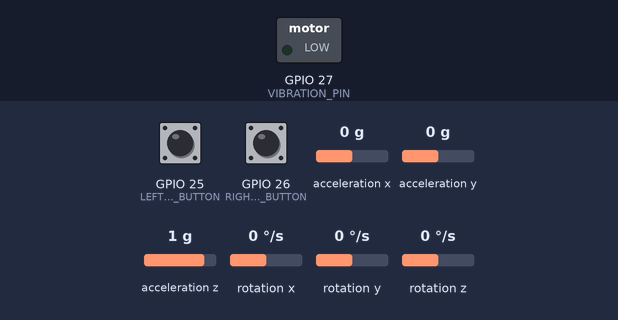
A sketch run on a simulated ESP32. Parts: switched loads named in the sketch (green lamp = pin HIGH). Wiring (inferred from the names in the program): MPU-6050 motion sensor at I2C address 0x68. Dashed ring = blinking. The test bench sets the inputs (shaded band); at power-on: GPIO 25 (LEFT_CLICK_BUTTON) HIGH, GPIO 26 (RIGHT_CLICK_BUTTON) HIGH, acceleration x 0 g, acceleration y 0 g, acceleration z 1 g, rotation x 0 °/s, rotation y 0 °/s, rotation z 0 °/s. USB keyboard and mouse output is not drawn; what the sketch prints to the serial monitor is not drawn.

Above: at 4.4 s.
4.5 s: GPIO 25 (LEFT_CLICK_BUTTON) pulled LOW for 1 s
At 4.68 s:
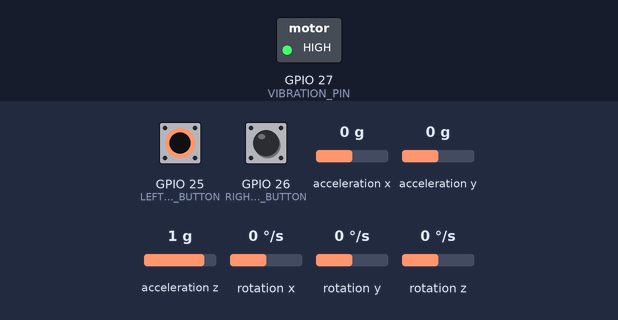
7.5 s: GPIO 26 (RIGHT_CLICK_BUTTON) pulled LOW for 3.2 s
At 11.5 s:
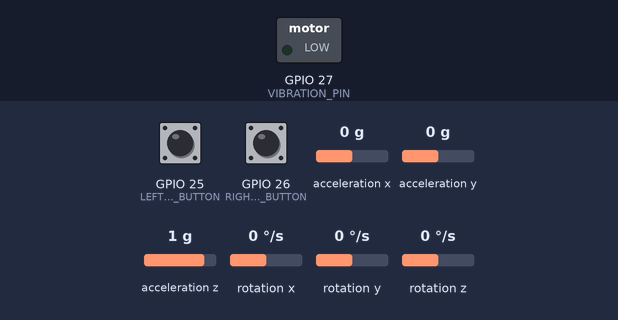
12.2 s: GPIO 25 (LEFT_CLICK_BUTTON) pulled LOW for 3.2 s
At 15.13 s:
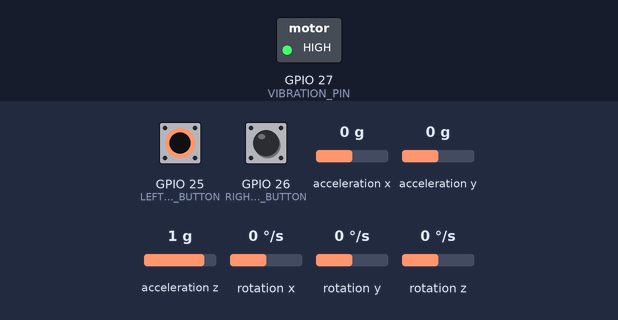
Timing chart, 0 to 16.9 s (numbered marks = the images above; inputs shaded):
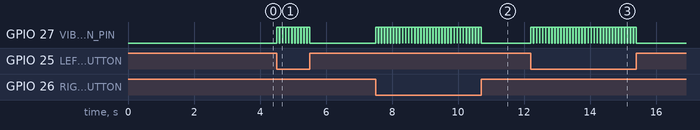

The sketch:

gyroscopic_defence_system.ino
```cpp
#include <Wire.h>
#include <BleMouse.h>

// ===============================
// MPU6050
// ===============================
#define MPU6050_ADDR 0x68

// ===============================
// ESP32 pins
// ===============================
#define LEFT_CLICK_BUTTON   25
#define RIGHT_CLICK_BUTTON  26
#define VIBRATION_PIN       27

// MPU6050 raw data
int16_t accelX, accelY, accelZ;
int16_t gyroX, gyroY, gyroZ;

// Gyroscope offsets
float gyroXOffset = 0;
float gyroYOffset = 0;
float gyroZOffset = 0;

BleMouse bleMouse("Gyroscopic Defence System");

// ===============================
// SETUP
// ===============================
void setup() {
  Serial.begin(115200);
  Wire.begin();

  pinMode(LEFT_CLICK_BUTTON, INPUT_PULLUP);
  pinMode(RIGHT_CLICK_BUTTON, INPUT_PULLUP);
  pinMode(VIBRATION_PIN, OUTPUT);

  digitalWrite(VIBRATION_PIN, LOW);

  // Wake up MPU6050
  Wire.beginTransmission(MPU6050_ADDR);
  Wire.write(0x6B);
  Wire.write(0x00);
  Wire.endTransmission();

  // Set gyro range to ±250°/s
  Wire.beginTransmission(MPU6050_ADDR);
  Wire.write(0x1B);
  Wire.write(0x00);
  Wire.endTransmission();

  delay(1000);

  Serial.println("GYRO SYSTEM STARTING...");
  Serial.println("Keep the system completely still.");

  calibrateGyro();

  Serial.println("CALIBRATION COMPLETE");
  Serial.println("WAITING FOR BLE CONNECTION...");

  bleMouse.begin();
}

// ===============================
// READ MPU6050
// ===============================
void readMPU6050() {
  Wire.beginTransmission(MPU6050_ADDR);
  Wire.write(0x3B);
  Wire.endTransmission(false);

  Wire.requestFrom(MPU6050_ADDR, 14, true);

  accelX = Wire.read() << 8 | Wire.read();
  accelY = Wire.read() << 8 | Wire.read();
  accelZ = Wire.read() << 8 | Wire.read();

  // Temperature - not used
  Wire.read();
  Wire.read();

  gyroX = Wire.read() << 8 | Wire.read();
  gyroY = Wire.read() << 8 | Wire.read();
  gyroZ = Wire.read() << 8 | Wire.read();
}

// ===============================
// GYRO CALIBRATION
// ===============================
void calibrateGyro() {
  long sumX = 0;
  long sumY = 0;
  long sumZ = 0;

  const int samples = 500;

  for (int i = 0; i < samples; i++) {
    readMPU6050();

    sumX += gyroX;
    sumY += gyroY;
    sumZ += gyroZ;

    delay(3);
  }

  gyroXOffset = (float)sumX / samples;
  gyroYOffset = (float)sumY / samples;
  gyroZOffset = (float)sumZ / samples;
}

// ===============================
// VIBRATION
// ===============================
void vibrate() {
  digitalWrite(VIBRATION_PIN, HIGH);
  delay(80);
  digitalWrite(VIBRATION_PIN, LOW);
}

// ===============================
// MAIN LOOP
// ===============================
void loop() {
  readMPU6050();

  // Remove gyro offset
  float correctedX = gyroX - gyroXOffset;
  float correctedY = gyroY - gyroYOffset;
  float correctedZ = gyroZ - gyroZOffset;

  // Convert raw gyro data to degrees/second
  float rotationX = correctedX / 131.0;
  float rotationY = correctedY / 131.0;
  float rotationZ = correctedZ / 131.0;

  // Small dead-zone to reduce sensor noise
  if (abs(rotationX) < 2) rotationX = 0;
  if (abs(rotationY) < 2) rotationY = 0;
  if (abs(rotationZ) < 2) rotationZ = 0;

  if (bleMouse.isConnected()) {

    // Map gyroscope movement to mouse movement.
    // Adjust sensitivity if required for your setup.
    int mouseX = (int)(rotationY * 0.15);
    int mouseY = (int)(-rotationX * 0.15);

    if (mouseX != 0 || mouseY != 0) {
      bleMouse.move(mouseX, mouseY);
    }

    // Left button
    bool leftPressed = digitalRead(LEFT_CLICK_BUTTON) == LOW;

    if (leftPressed) {
      if (!bleMouse.isPressed(MOUSE_LEFT)) {
        bleMouse.press(MOUSE_LEFT);
        vibrate();
      }
    } else {
      if (bleMouse.isPressed(MOUSE_LEFT)) {
        bleMouse.release(MOUSE_LEFT);
      }
    }

    // Right button
    bool rightPressed = digitalRead(RIGHT_CLICK_BUTTON) == LOW;

    if (rightPressed) {
      if (!bleMouse.isPressed(MOUSE_RIGHT)) {
        bleMouse.press(MOUSE_RIGHT);
        vibrate();
      }
    } else {
      if (bleMouse.isPressed(MOUSE_RIGHT)) {
        bleMouse.release(MOUSE_RIGHT);
      }
    }
  }

  delay(10);
}
```

Measured:
- after the input at 4.5 s, GPIO 27 (VIBRATION_PIN): alternates HIGH for 0.08 s and LOW for 0.01 s, 22 changes in all, then stays LOW, starting at once
- after the input at 7.5 s, GPIO 27 (VIBRATION_PIN): alternates HIGH for 0.08 s and LOW for 0.01 s, 70 changes in all, then stays LOW, starting at once
- after the input at 12.2 s, GPIO 27 (VIBRATION_PIN): alternates HIGH for 0.08 s and LOW for 0.01 s, 70 changes in all, then stays LOW, starting at once
